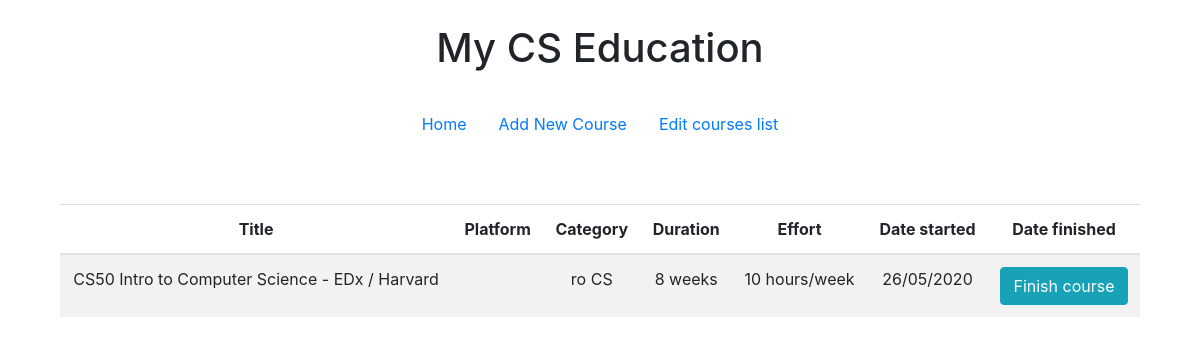
/, run on an earlier commit of the app's database.
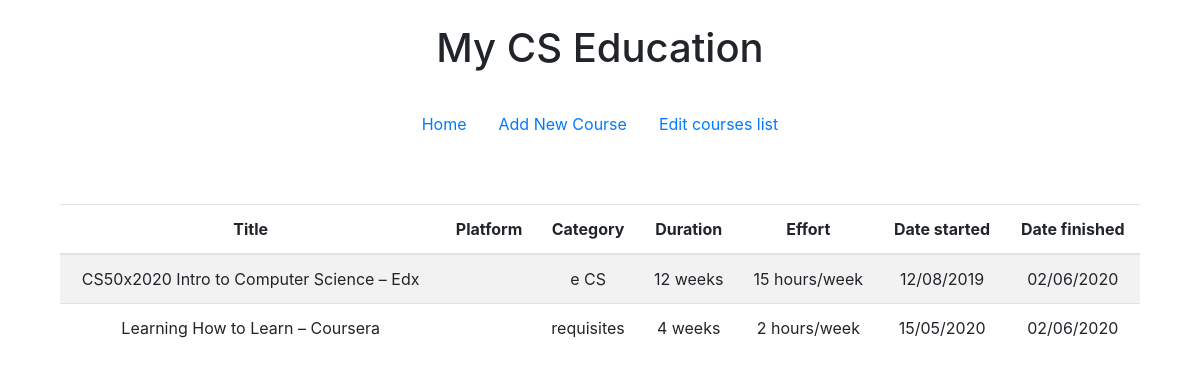
And on a later commit of the database.
### tables this page shows
CREATE TABLE 'courses' (
  'id' INTEGER PRIMARY KEY AUTOINCREMENT NOT NULL,
  'title' VARCHAR(255),
  'category' VARCHAR(255),
  'duration' INTEGER,
  'effort' INTEGER,
  'started' DATE DEFAULT (strftime ('%d/%m/%Y', 'now', 'localtime')),
  'ended' – DATE DEFAULT (strftime ('%d/%m/%Y', 'now', 'localtime'))
);

### application.py (the view)
@app.route("/", methods=["GET", "POST"])
def index():
    rows = db.execute("SELECT * FROM courses ORDER BY category ASC, started DESC;")
    for row in rows:
        id = row["id"]
    if request.method == "GET":
        return render_template("index.html", rows=rows)
    else:
        db.execute("UPDATE courses SET ended = strftime('%d/%m/%Y','now','localtime') WHERE id=:id;", id=request.form.get("new", "row['id'].value"))
        return redirect("/")

### templates/index.html
{% extends "layout.html" %}
{% block pagetitle %}
    <h1>My CS Education</h1>
{% endblock %}
{% block body %}
    <table class="table table-striped">
        <thead>
            <th>Title</th><th>Platform</th><th>Category</th><th>Duration</th><th>Effort</th><th>Date started</th><th>Date finished</th>
        </thead>
        <tbody>
        {% for row in rows %}
            <tr>
                <td>{{ row.title }}</td><td>{{ row.platform }}</td><td>{{ row.category[3:] }}</td>
                <td>{{ row.duration }} weeks</td><td>{{ row.effort }} hours/week</td><td>{{ row.started[:10] }}</td>
                {% if row.started == row.ended %}
                    <td><form action="/" method="post"><button name="new" class="btn btn-info" type="submit" value="{{ row.id }}">Finish course</button></form></td>
                {% else %}
                    <td>{{ row.ended }}</td>
                {% endif %}
            </tr>
        {% endfor %}
        </tbody>
    </table>
{% endblock %}

What changed in the data, as far as the page shows it:
changed courses: title "CS50 Intro to Computer Science - EDx / Harvard" → "CS50x2020 Intro to Computer Science – Edx"; category "ro CS" → "e CS"; duration "8" → "12"; effort "10" → "15"; started "26/05/2020" → "12/08/2019"; ended (not shown) → "02/06/2020"; no longer shows "Finish course"
added courses: title "Learning How to Learn – Coursera", category "requisites", duration "4", effort "2", started "15/05/2020", ended "02/06/2020"
